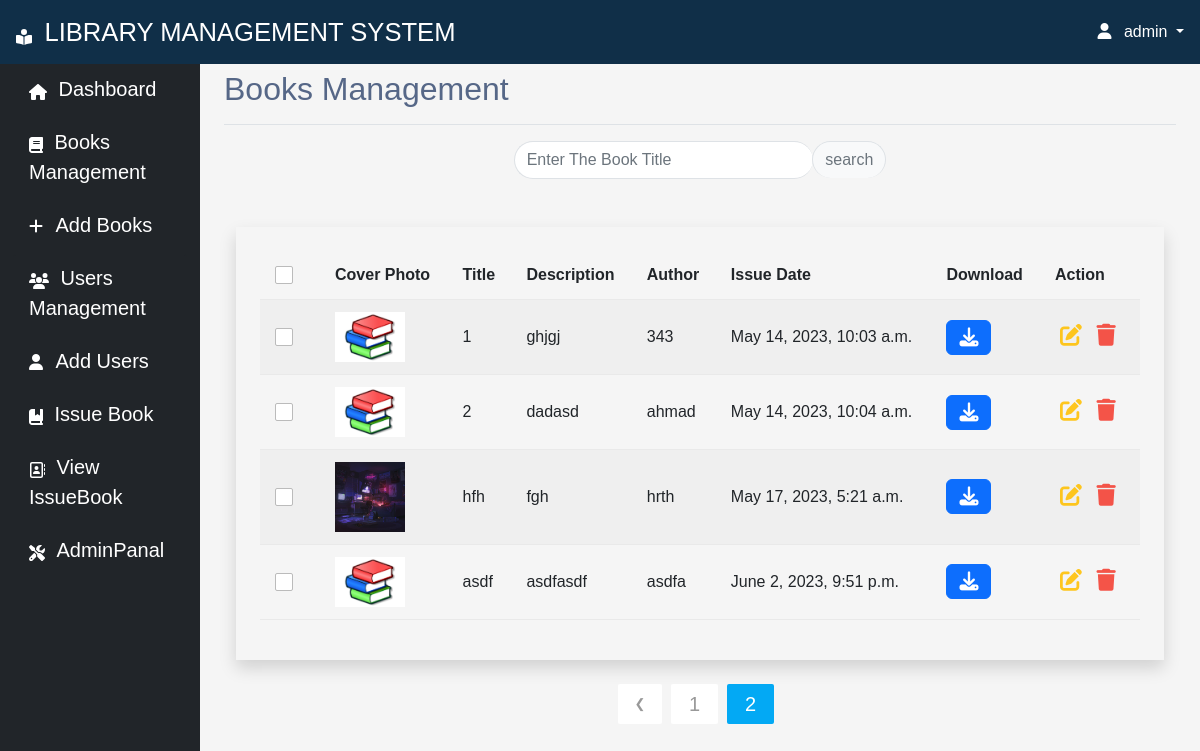
/books-management/?page=2 (signed in), run on an earlier commit of the app's database.
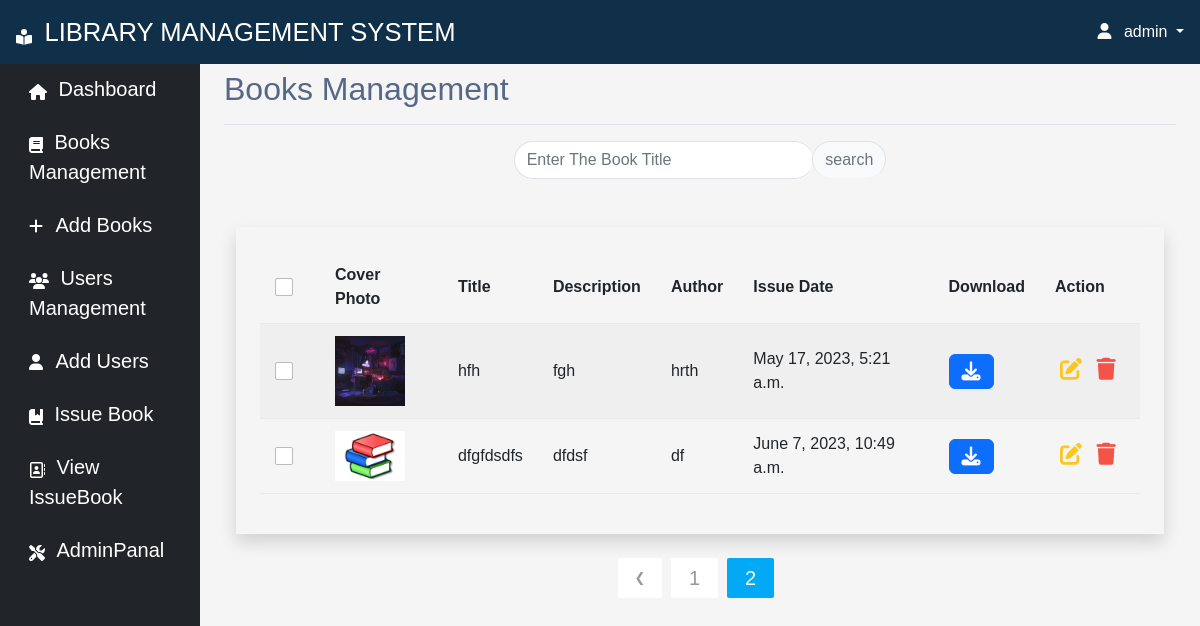
And on a later commit of the database.
### myapp/models.py (models this page shows, shortened)
class Books(models.Model):
    title = models.CharField(max_length=20)
    description = models.TextField(max_length=100)
    price = models.IntegerField(default=0, null=True, blank=True)
    author = models.CharField(max_length=20, null=True, blank=True)
    cover_photo = models.ImageField(
        upload_to='images/', null=True, blank=True,  default='images/default.jpg')
    issue_date = models.DateTimeField(auto_now_add=True)
    book_file = models.FileField(
        upload_to='files/', null=False, default="")
    class Meta:
        ordering = ['issue_date']

### myapp/decorators.py (the view)
        def wrapper_func(request, *args, **kwargs):
            group = None
            if request.user.groups.exists():
                group = request.user.groups.all()[0].name
            if group in allowed_roles:
                return view_func(request, *args, **kwargs)
            else:
                return HttpResponse('Your are not authorized to view this page!')

### myapp/utils.py (called while the page is built)
def paginateBooks(request, book, results):
    page = request.GET.get('page')
    paginator = Paginator(book, results)
    try:
        book = paginator.page(page)
    except PageNotAnInteger:
        page = 1
        book = paginator.page(page)
    except EmptyPage:
        page = paginator.num_pages
        book = paginator.page(page)
    leftIndex = (int(page) - 4)
    if leftIndex < 1:
        leftIndex = 1
    rightIndex = (int(page) + 5)
    if rightIndex > paginator.num_pages:
        rightIndex = paginator.num_pages + 1
    custom_range = range(leftIndex, rightIndex)
    return custom_range, book

def searchbooks(request):
    search_book = ''
    if request.GET.get('search_book'):
        search_book = request.GET.get('search_book')
    book = Books.objects.filter(Q(title__icontains=search_book) | Q(
        description__icontains=search_book))
    return book, search_book

### myapp/templates/book_list.html (shortened to what this page needs)
{% extends 'main.html' %}
{% block title %}Books Management{% endblock title %}
{% block content %}
<div class="row">
	<div class="col-md-5 mx-auto mb-5">
	  <form id="searchForm" action="{% url 'books-management' %}" method="GET">
		<div class="input-group">
		  <input
			class="form-control border-end-0 border rounded-pill"
			type="search"
			placeholder="Enter The Book Title"
			id="example-search-input"
			name="search_book"
			value="{{search_book}}"
		  />
		  <span class="input-group-append">
			<input
			  class="btn btn-outline-secondary bg-light border-bottom-0 border rounded-pill ms-n5"
			  type="submit"
			  value="search"
			/>
		  </span>
		</div>
	  </form>
	</div>
  </div>
<div class="p-4 shadow">
	<table class="table table-striped table-hover">
		<thead>
			<tr>
				<th>
					<span class="custom-checkbox">
						<label for="selectAll"></label>
					</span>
				</th>
				<th>Cover Photo</th>
				<th>Title</th>
				<th>Description</th>
				<th>Author</th>
				<th>Issue Date</th>
				<th>Download</th>
				<th>Action</th>
			</tr>
		</thead>
		<tbody>
			{% for book in books %}
			<tr>
				<td>
					<span class="custom-checkbox">
						<label for="checkbox1"></label>
					</span>
				</td>
				<td>
					{% if book.cover_photo %}
						<img src="{{ book.cover_photo.url }}" style="width:70px;">
					{% endif %}
				</td>
				<td>{{book.title}}</td>
				<td>{{book.description}}</td>
				<td>{{book.author}}</td>
				<td>{{book.issue_date}}</td>
				<td>
					{% if book.book_file != null and book.book_file != "" %}
						<a href="{{ book.book_file.url }}" class="btn btn-primary text-white btn-xs">
							<i class="fa-solid fa-download"></i>
						</a>
					{% endif %}
				</td>
				<td>
					<a href="{% url 'update-book' book.id %}" class="edit" data-toggle="modal"><i class="fa-solid fa-pen-to-square"></i></a>
					<a href="{% url 'delete-book' book.id %}" class="delete" data-toggle="modal"><i class="fa-solid fa-trash"></i></a>
				</td>
			</tr>
				{% endfor %}
		</tbody>
	</table>
</div>
<br>
	{% include 'pagination.html' with queryset=books custom_range=custom_range %}
{% endblock %}

What changed in the data, as far as the page shows it:
removed Books: cover_photo (placeholder picture), title "1", description "ghjgj", author "343", issue_date "May 14, 2023, 10:03 a.m."
removed Books: cover_photo (placeholder picture), title "2", description "dadasd", author "ahmad", issue_date "May 14, 2023, 10:04 a.m."
removed Books: cover_photo (placeholder picture), title "asdf", description "asdfasdf", author "asdfa", issue_date "June 2, 2023, 9:51 p.m."
added Books: cover_photo (placeholder picture), title "dfgfdsdfs", description "dfdsf", author "df", issue_date "June 7, 2023, 10:49 a.m."
